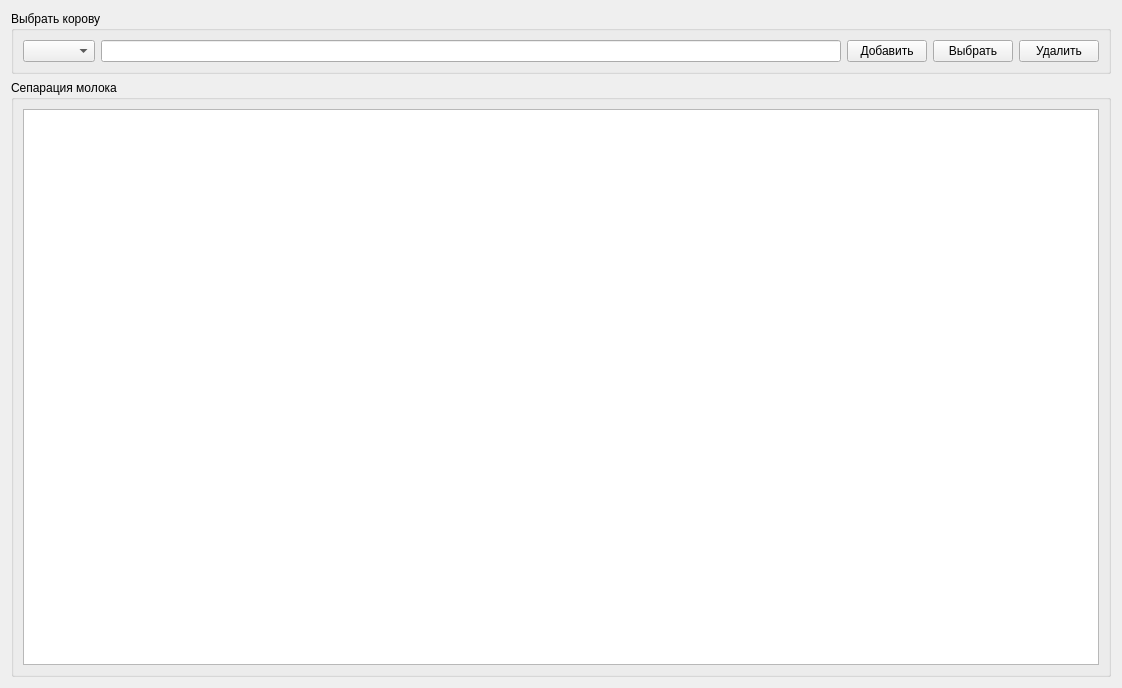
<?xml version="1.0" encoding="UTF-8"?>
<ui version="4.0">
 <class>form_dataentry_dataentry___milk_separationoff</class>
 <widget class="QWidget" name="form_dataentry_dataentry___milk_separationoff">
  <property name="geometry">
   <rect>
    <x>0</x>
    <y>0</y>
    <width>1122</width>
    <height>688</height>
   </rect>
  </property>
  <property name="windowTitle">
   <string>Form</string>
  </property>
  <layout class="QVBoxLayout" name="verticalLayout_3">
   <item>
    <widget class="QGroupBox" name="groupBox">
     <property name="title">
      <string>Выбрать корову</string>
     </property>
     <layout class="QVBoxLayout" name="verticalLayout_2">
      <item>
       <layout class="QHBoxLayout" name="horizontalLayout">
        <item>
         <widget class="QComboBox" name="comboBox_numbers"/>
        </item>
        <item>
         <widget class="QLineEdit" name="lineEdit"/>
        </item>
        <item>
         <widget class="QPushButton" name="pushButton_add">
          <property name="text">
           <string>Добавить</string>
          </property>
         </widget>
        </item>
        <item>
         <widget class="QPushButton" name="pushButton_select">
          <property name="text">
           <string>Выбрать</string>
          </property>
         </widget>
        </item>
        <item>
         <widget class="QPushButton" name="pushButton_delete">
          <property name="text">
           <string>Удалить</string>
          </property>
         </widget>
        </item>
       </layout>
      </item>
     </layout>
    </widget>
   </item>
   <item>
    <widget class="QGroupBox" name="groupBox_2">
     <property name="title">
      <string>Сепарация молока</string>
     </property>
     <layout class="QVBoxLayout" name="verticalLayout">
      <item>
       <widget class="QTableWidget" name="tableWidget"/>
      </item>
     </layout>
    </widget>
   </item>
  </layout>
 </widget>
 <resources/>
 <connections/>
</ui>
